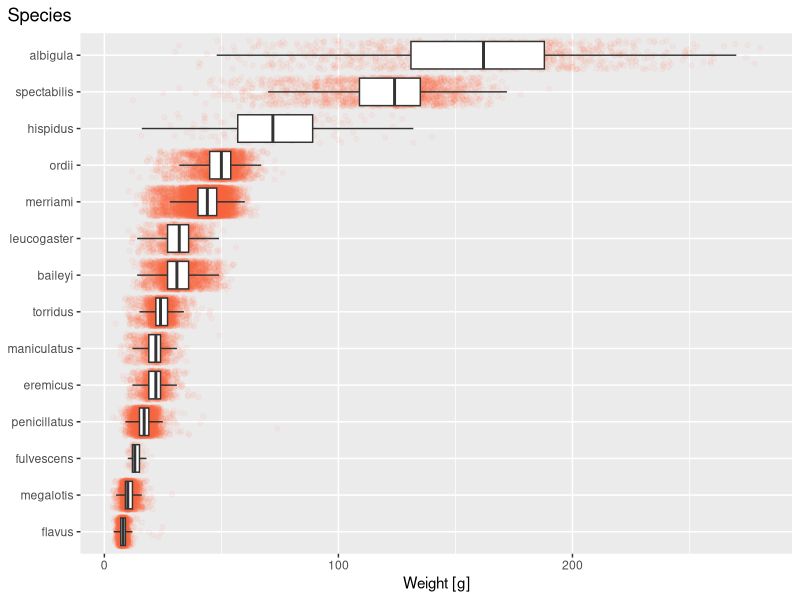
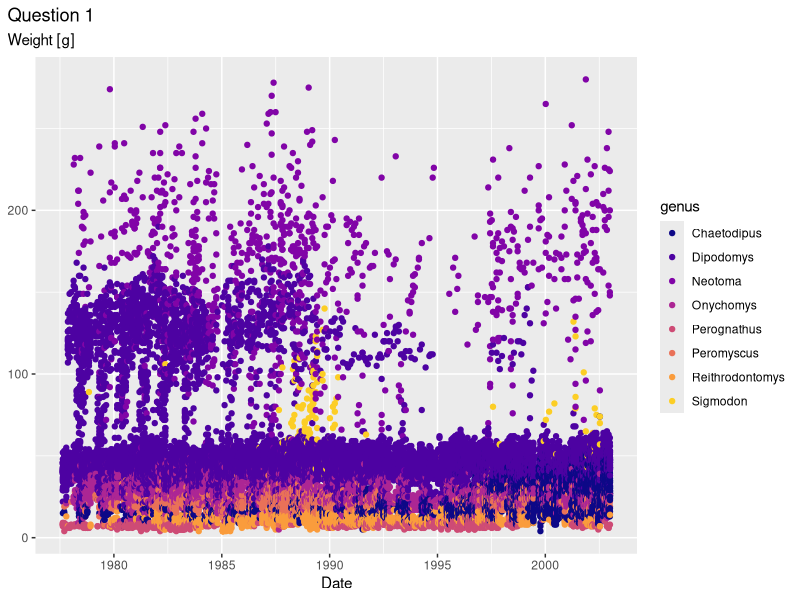
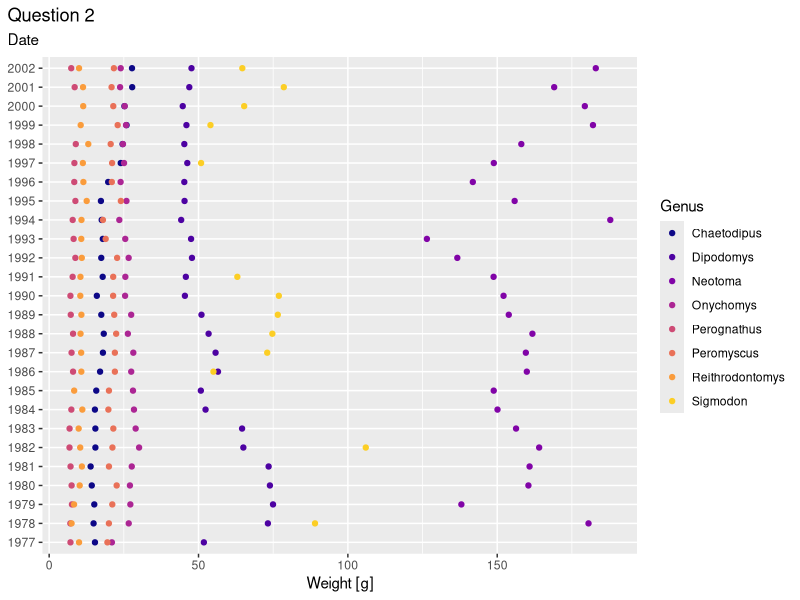
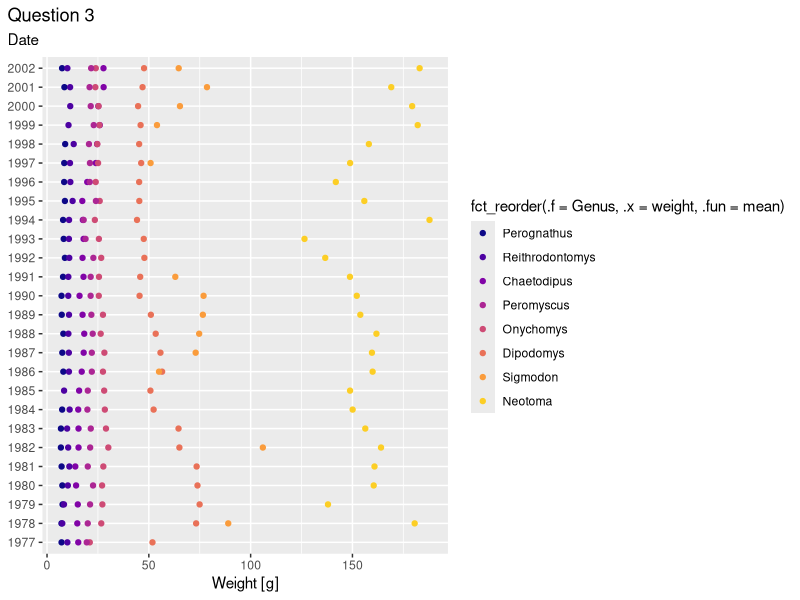
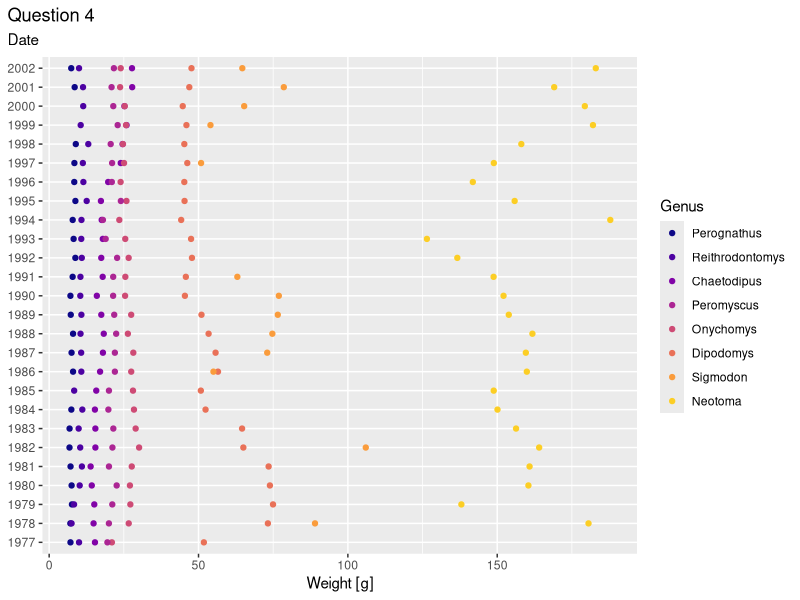
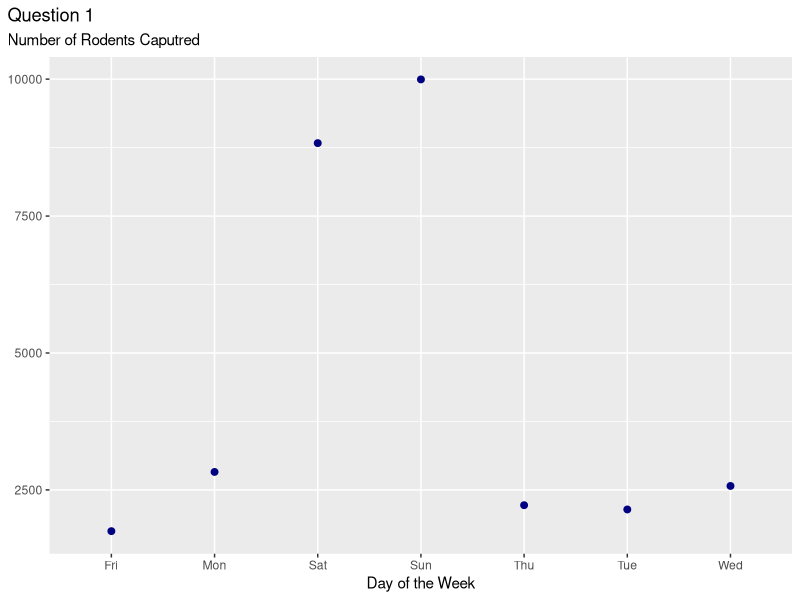
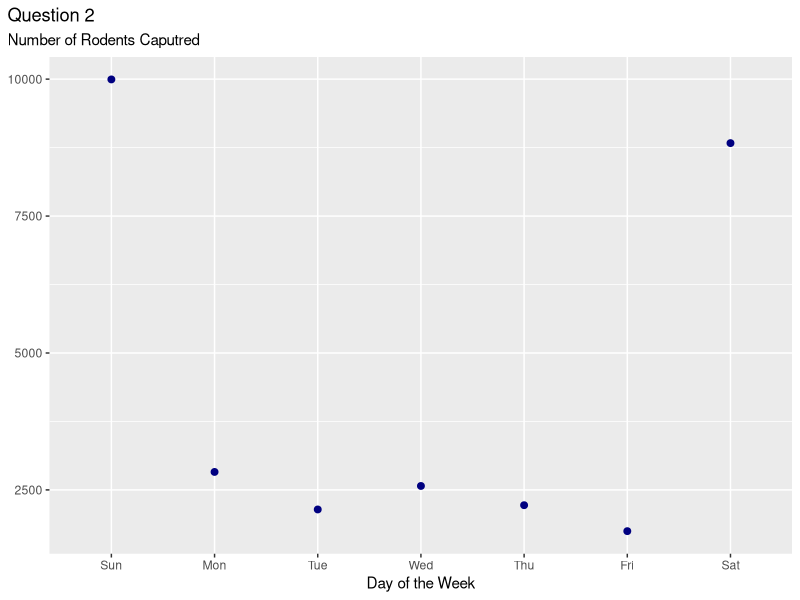
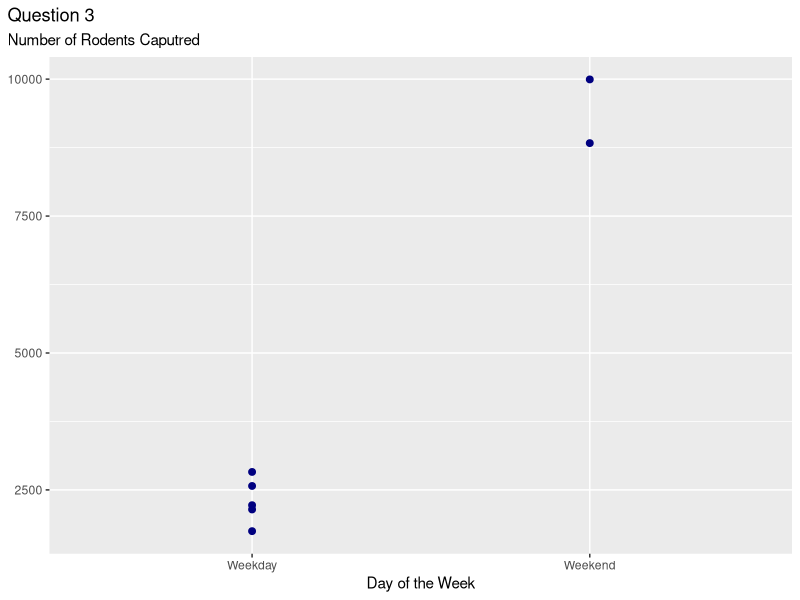

Recreate these plots in R, in order.
## ---- chunk 1
#| warning: false
#| message: false

library(here)
library(tidyverse)
library(viridis)

## ---- chunk 2
#| warning: false
#| message: false


surveys <- read_csv(here("supporting_artifacts", "continued_learning",
                                "revisions", "Data", "surveys.csv"))


surveys <- surveys |> 
  mutate(species = as.factor(species))


ggplot(data = surveys, mapping = aes(y = fct_reorder(.f = species, 
                                                     .x = weight,
                                                     .fun = median),
                                     x = weight)) + 
  geom_jitter(color = 'tomato', alpha = 0.05) +
  geom_boxplot(outlier.shape = NA) + 
  labs(x = "Weight [g]", 
       y = NULL, 
       title = "Species", 
       title.position = "plot",
       legend = NULL) + 
  theme(plot.title.position = "plot")


## ---- chunk 3
#| warning: false
#| message: false

surveys <- surveys |> 
  mutate(date = as.Date(date))

# Question 1
ggplot(data = surveys, mapping = aes(x = date, y = weight)) + 
  geom_point(mapping = aes(color = genus)) + 
  scale_colour_viridis_d(aesthetics = "color", option = "C", end = 0.9) + 
  labs(x = "Date", y = NULL, title = "Question 1", subtitle = "Weight [g]") + 
  theme(plot.title.position = "plot")

# Question 2
mean_weights <- surveys |> 
  mutate(year = as.factor(year),
         Genus = as.factor(genus)) |> 
  group_by(Genus, year) |> 
  summarize(weight = mean(weight))

ggplot(data = mean_weights, mapping = aes(x = weight, y = year)) + 
  geom_point(mapping = aes(color = Genus)) + 
  scale_colour_viridis_d(aesthetics = "color", option = "C", end = 0.9) + 
  labs(x = "Weight [g]", y = NULL, title = "Question 2", subtitle = "Date") + 
  theme(plot.title.position = "plot")

# Question 3
ggplot(data = mean_weights, mapping = aes(x = weight, y = year)) + 
  geom_point(mapping = aes(color = fct_reorder(.f = Genus,
                                               .x = weight,
                                               .fun = mean))) + 
  scale_colour_viridis_d(aesthetics = "color", option = "C", end = 0.9) + 
  labs(x = "Weight [g]", y = NULL, title = "Question 3", subtitle = "Date") + 
  theme(plot.title.position = "plot")

# Question 4
ggplot(data = mean_weights, mapping = aes(x = weight, y = year)) + 
  geom_point(mapping = aes(color = fct_reorder(.f = Genus,
                                               .x = weight,
                                               .fun = mean))) + 
  scale_colour_viridis_d(aesthetics = "color", option = "C", end = 0.9) + 
  labs(x = "Weight [g]", y = NULL, title = "Question 4", subtitle = "Date",
       color = "Genus") + 
  theme(plot.title.position = "plot")


## ---- chunk 4
#| warning: false
#| message: false

captures <- surveys |> 
  mutate(day_of_week = as.factor(day_of_week)) |> 
  group_by(day_of_week) |> 
  summarize(captures = n()) |> 
  filter(is.na(day_of_week) == FALSE)

# Question 1
ggplot(data = captures, mapping = aes(x = day_of_week, y = captures)) + 
  geom_point(color = "navy", size = 2) + 
  labs(x = "Day of the Week", y = NULL, title = "Question 1",
       subtitle = "Number of Rodents Caputred") + 
  theme(plot.title.position = "plot")

# Question 2
ggplot(data = captures, mapping = aes(x = fct_relevel(.f = day_of_week,
                                                      "Sun", "Mon", "Tue",
                                                      "Wed", "Thu", "Fri",
                                                      "Sat"),
                                      y = captures)) + 
  geom_point(color = "navy", size = 2) + 
  labs(x = "Day of the Week", y = NULL, title = "Question 2",
       subtitle = "Number of Rodents Caputred") + 
  theme(plot.title.position = "plot")

# Question 3
captures <- captures |> 
  mutate(day_of_week = fct_collapse(day_of_week,
                                    "Weekend" = c("Sat", "Sun"), 
                                    "Weekday" = c("Mon", "Tue", "Wed", 
                                                  "Thu", "Fri")))

ggplot(data = captures, mapping = aes(x = day_of_week,
                                      y = captures)) + 
  geom_point(color = "navy", size = 2) + 
  labs(x = "Day of the Week", y = NULL, title = "Question 3",
       subtitle = "Number of Rodents Caputred") + 
  theme(plot.title.position = "plot")

